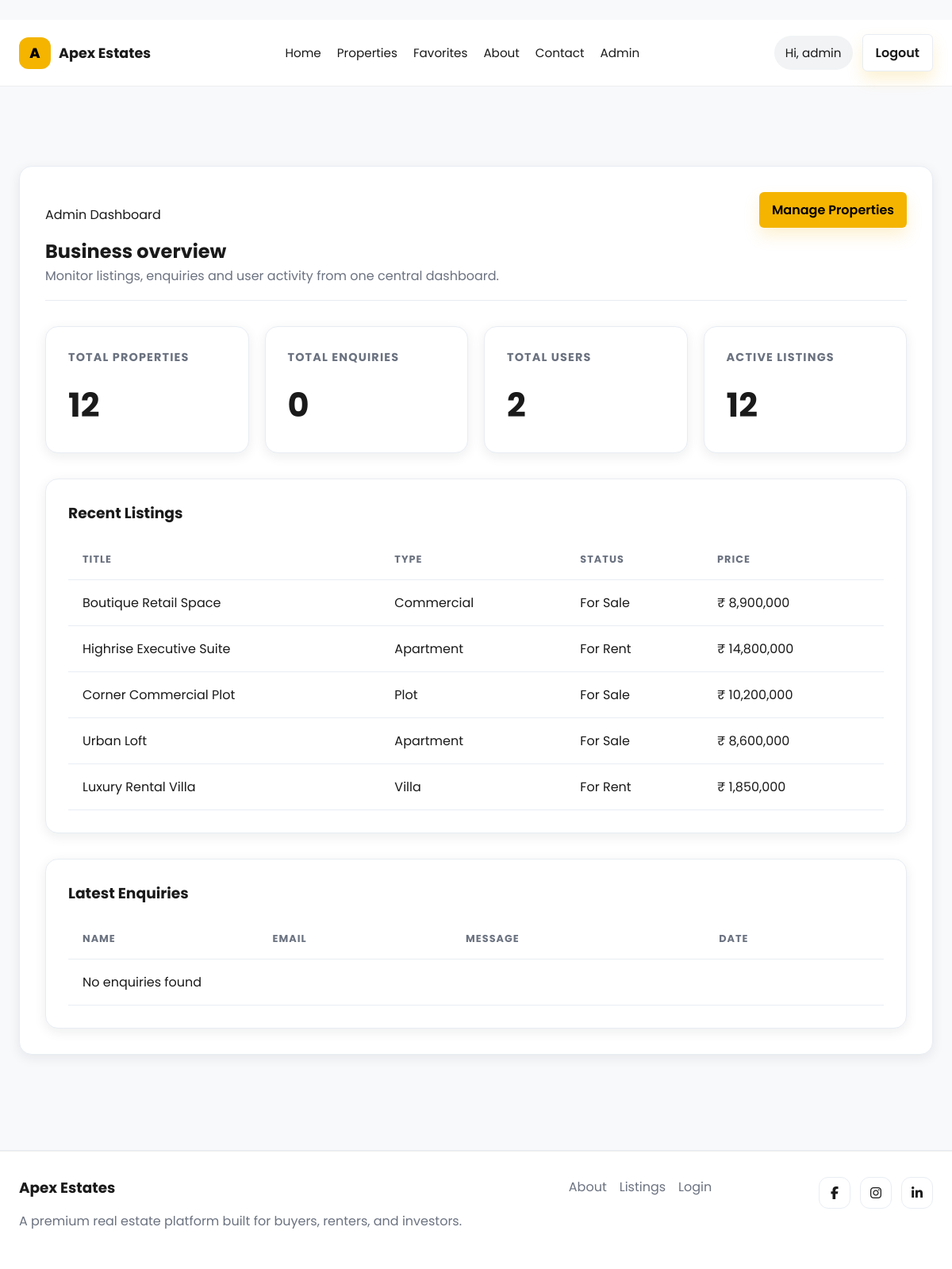
The page /admin (signed in) on the database as committed earlier.
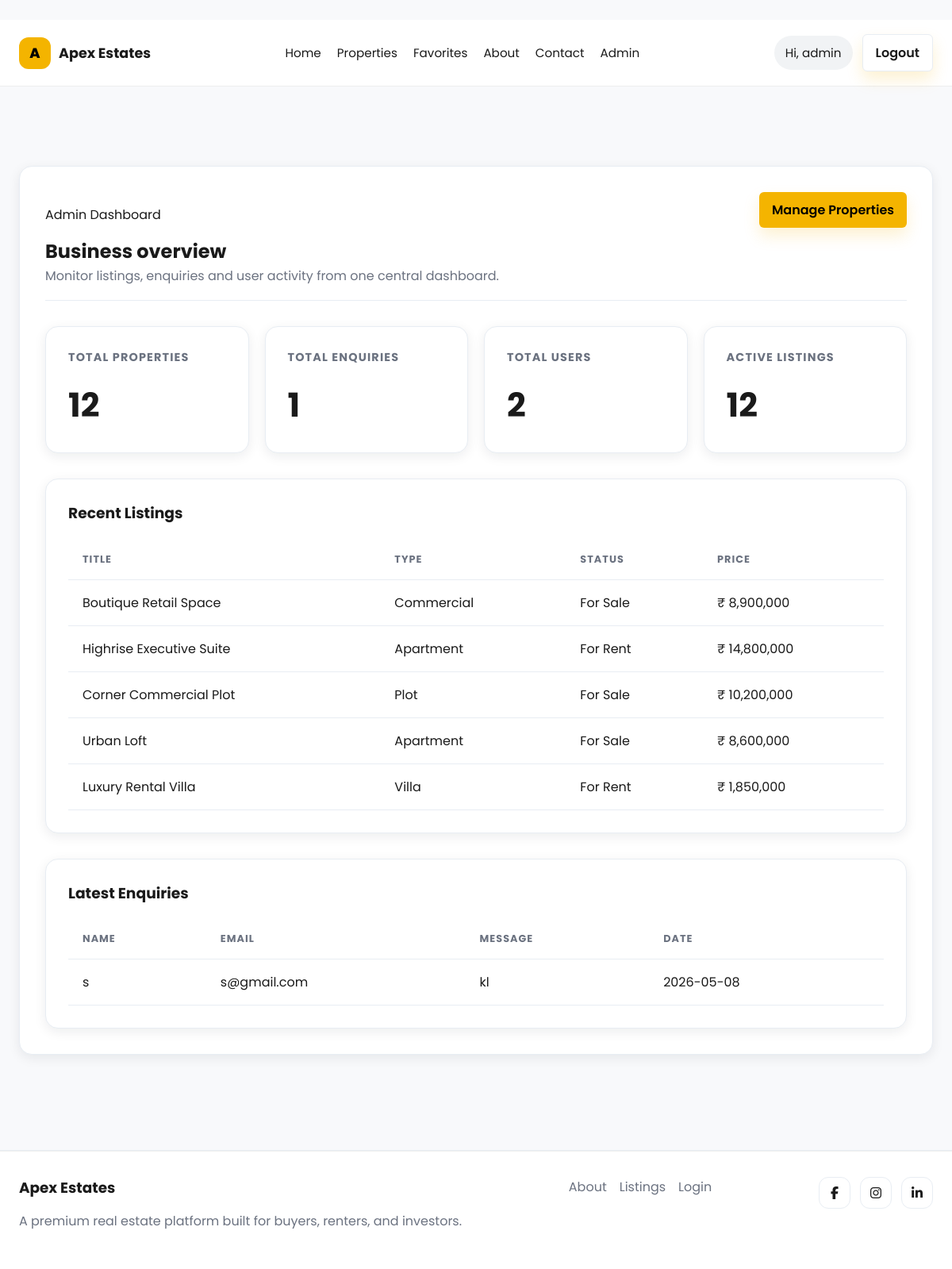
The same page on the database as committed later.
### tables this page shows
CREATE TABLE properties (
        id INTEGER PRIMARY KEY AUTOINCREMENT,
        title TEXT NOT NULL,
        description TEXT,
        price REAL,
        location TEXT,
        bedrooms INTEGER,
        bathrooms INTEGER,
        area_sqft INTEGER,
        property_type TEXT,
        status TEXT,
        image_filename TEXT,
        created_at TEXT
    );

CREATE TABLE enquiries (
        id INTEGER PRIMARY KEY AUTOINCREMENT,
        user_id INTEGER,
        property_id INTEGER,
        name TEXT,
        email TEXT,
        message TEXT,
        property TEXT,
        created_at TIMESTAMP DEFAULT CURRENT_TIMESTAMP
    );

### routes/admin.py (the view)
@admin_bp.route('/admin')
def admin_dashboard():
    if not admin_required():
        return redirect(url_for('property.index'))
    conn = get_db()
    properties_count = conn.execute('SELECT COUNT(*) FROM properties').fetchone()[0]
    for_sale_count = conn.execute("SELECT COUNT(*) FROM properties WHERE status = 'For Sale'").fetchone()[0]
    for_rent_count = conn.execute("SELECT COUNT(*) FROM properties WHERE status = 'For Rent'").fetchone()[0]
    users_count = conn.execute('SELECT COUNT(*) FROM users').fetchone()[0]
    enquiries_count = conn.execute('SELECT COUNT(*) FROM enquiries').fetchone()[0]
    recent_properties = conn.execute('SELECT * FROM properties ORDER BY created_at DESC LIMIT 5').fetchall()
    enquiries_raw = conn.execute('SELECT * FROM enquiries LIMIT 5').fetchall()
    enquiries = []
    if enquiries_raw:
        for e in enquiries_raw:
            enquiry_dict = dict(e)
            enquiry_dict['created_at'] = parse_datetime(enquiry_dict.get('created_at'))
            enquiries.append(enquiry_dict)
    conn.close()
    return render_template(
        'admin_dashboard.html',
        properties_count=properties_count,
        for_sale_count=for_sale_count,
        for_rent_count=for_rent_count,
        users_count=users_count,
        enquiries_count=enquiries_count,
        recent_properties=recent_properties,
        enquiries=enquiries,
        format_time_ago=format_time_ago
    )

### database/db.py (called while the page is built)
def get_db():
    if os.path.dirname(DB_PATH):
        os.makedirs(os.path.dirname(DB_PATH), exist_ok=True)
    conn = sqlite3.connect(DB_PATH)
    conn.row_factory = sqlite3.Row
    return conn

### routes/admin.py (called while the page is built)
def parse_datetime(dt_str):
    if not dt_str:
        return None
    if isinstance(dt_str, datetime):
        return dt_str
    try:
        if 'T' in str(dt_str):
            return datetime.fromisoformat(str(dt_str).split('.')[0])
        else:
            return datetime.strptime(str(dt_str), "%Y-%m-%d %H:%M:%S")
    except Exception:
        return None

def admin_required():
    return session.get('role') == 'admin'

### templates/admin_dashboard.html (shortened to what this page needs)
﻿{% extends 'base.html' %}
{% block content %}
<section class="section-card admin-page">
    <div class="admin-header">
        <div>
            <p class="eyebrow">Admin Dashboard</p>
            <h1>Business overview</h1>
            <p class="section-copy">Monitor listings, enquiries and user activity from one central dashboard.</p>
        </div>
        <a href="{{ url_for('admin.admin_properties') }}" class="btn">Manage Properties</a>
    </div>
    <div class="admin-stat-grid">
        <div class="stat-card">
            <h4>Total Properties</h4>
            <strong>{{ properties_count }}</strong>
        </div>
        <div class="stat-card">
            <h4>Total Enquiries</h4>
            <strong>{{ enquiries_count }}</strong>
        </div>
        <div class="stat-card">
            <h4>Total Users</h4>
            <strong>{{ users_count }}</strong>
        </div>
        <div class="stat-card">
            <h4>Active Listings</h4>
            <strong>{{ for_sale_count + for_rent_count }}</strong>
        </div>
    </div>
    <div class="table-card">
        <h3>Recent Listings</h3>
        <table class="admin-table">
            <thead>
                <tr>
                    <th>Title</th>
                    <th>Type</th>
                    <th>Status</th>
                    <th>Price</th>
                </tr>
            </thead>
            <tbody>
                {% for property in recent_properties %}
                <tr>
                    <td>{{ property['title'] }}</td>
                    <td>{{ property['property_type'] }}</td>
                    <td>{{ property['status'] }}</td>
                    <td>₹ {{ "{:,.0f}".format(property['price']) }}</td>
                </tr>
                {% endfor %}
            </tbody>
        </table>
    </div>
    <div class="table-card">
        <h3>Latest Enquiries</h3>
        <table class="admin-table">
            <thead>
                <tr>
                    <th>Name</th>
                    <th>Email</th>
                    <th>Message</th>
                    <th>Date</th>
                </tr>
            </thead>
            <tbody>
                {% if enquiries %}
                    {% for e in enquiries %}
                    <tr>
                        <td>{{ e['name'] }}</td>
                        <td>{{ e['email'] }}</td>
                        <td>{{ e['message'][:50] if e['message'] else 'N/A' }}</td>
                        <td>{{ e['created_at'].strftime('%Y-%m-%d') if e['created_at'] else 'N/A' }}</td>
                    </tr>
                    {% endfor %}
                {% else %}
                <tr>
                    <td colspan="4">No enquiries found</td>
                </tr>
                {% endif %}
            </tbody>
        </table>
    </div>
</section>
{% endblock %}

Rows that differ between the two databases and show on the page:
added enquiries: name "s", email "s@gmail.com", message "kl", created_at "2026-05-08"
Other text that changed with them:
{{ enquiries_count }}: "0" → "1"
text no longer shown: "No enquiries found"
